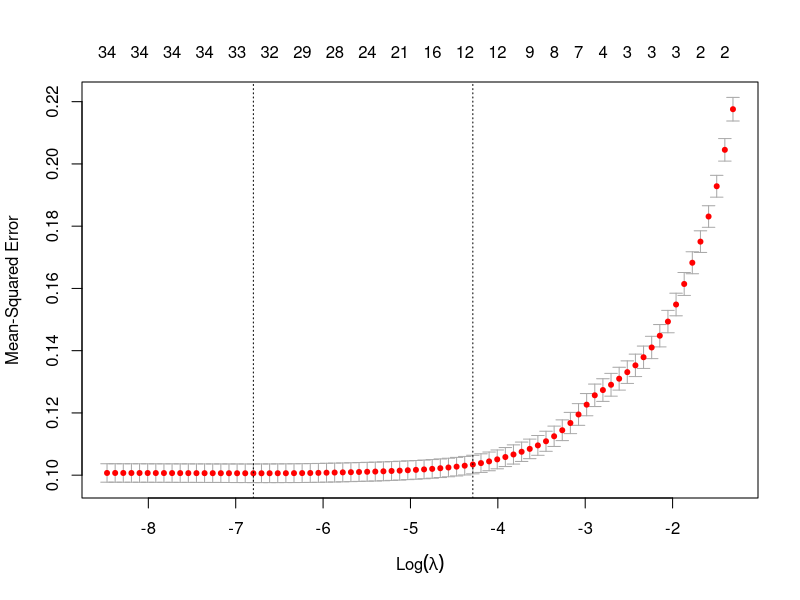

Reproduce this figure in R.
#Code for binary logistic regression

#set working directory appropriately. It's recommended to set it to where your folder 636-project lives.
#Check current working directory with getwd()
#Set current working directory with setwd()
#read two class datasets
train_data = read.csv("train_data_two_class.csv", header = TRUE)
test_data = read.csv("test_data_two_class.csv", header = TRUE)

library(glmnet)
library(caret)

xtrain = train_data[ , !(names(train_data) %in% "Target")]
xtrain = scale(xtrain) #scaling needed for lasso
xtest = test_data[ , !(names(test_data) %in% "Target")]
ytrain = train_data["Target"]
ytrain$Target = ifelse(ytrain$Target == "Dropout", 1, 0) #needed for glmnet to work.
ytest = test_data["Target"]
ytest$Target = ifelse(ytest$Target == "Dropout", 1, 0) #needed for glmnet to work.


# Lasso model using lambda chosen by cross-validation
cv.out = cv.glmnet(as.matrix(xtrain), as.matrix(ytrain), alpha=1)
plot(cv.out)
bestlam = cv.out$lambda.min 
lambda1se = cv.out$lambda.1se

# coeficients of the final model
coef_cv=coef(cv.out, s = "lambda.min")
coef_cv

#Test error with bestlam
lasso.pred = predict(cv.out, s = bestlam, newx = as.matrix(scale(xtest)), type="response")

#apply a basic threshold of 0.5
lasso.pred = ifelse(lasso.pred > 0.5, 1, 0)
error_glm = mean(lasso.pred != ytest) #0.1266968 -- not bad!
error_glm



#also try using lambda1se
#One Standard Error Rule: The One Standard Error Rule can be used to compare models with 
#different numbers of parameters in order to select the most parsimonious model with
#low error.

# coeficients of the final model
coef_cv1se=coef(cv.out, s = "lambda.1se")
coef_cv1se

#Test error with bestlam
lasso.pred1se = predict(cv.out, s = lambda1se, newx = as.matrix(scale(xtest)), type="response")

#apply a basic threshold of 0.5
error_glm1se = mean(ifelse(lasso.pred > 0.5, 1, 0) != ytest) #0.1266968 -- not bad!
error_glm1se #slightly higher

